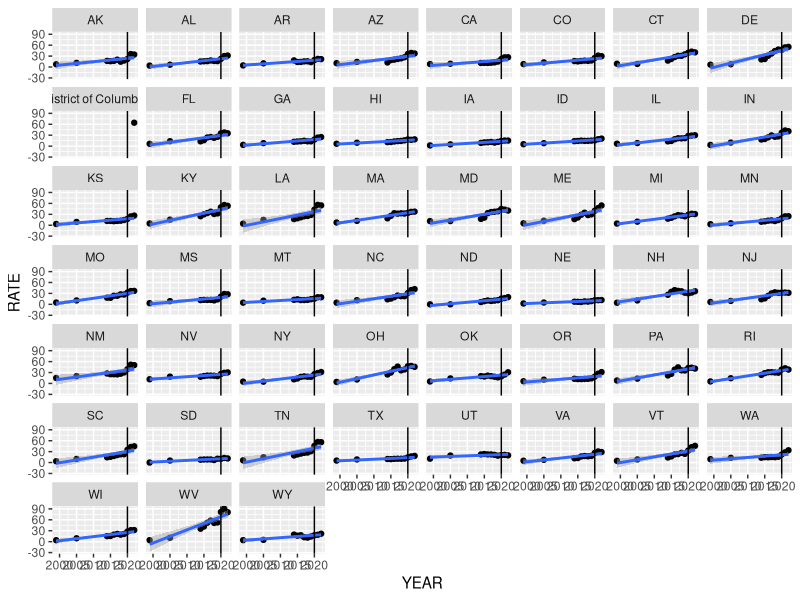

Source code (R):
## ---- chunk 1
library(tidyverse)
library(ggplot2)
## ---- chunk 2
sudors <- read.csv("sudors-data.csv")
cdc <- read.csv('data-table.csv')

## ---- chunk 3

# Define the list of all states
states <- c("Alaska", "Arizona", "Colorado", "Connecticut", "Delaware", "District of Columbia", "Georgia", 
            "Hawaii", "Iowa", "Kansas", "Kentucky", "Maine", "Maryland", "Massachusetts", "Michigan", 
            "Minnesota", "Montana", "Nebraska", "Nevada", "New Hampshire", "New Jersey", "New Mexico", 
            "North Carolina", "Ohio", "Oklahoma", "Oregon", "Pennsylvania", "Rhode Island", "Tennessee", 
            "Utah", "Vermont", "Virginia", "West Virginia")

# POLICY 1
treatment_states <- c("Colorado", "Connecticut", "Delaware", "Georgia", "Hawaii", "Maine", "Maryland", "Montana", "Nevada", "New Hampshire", "New Jersey", "New Mexico", "Ohio", "Oregon", "Tennessee", "Vermont", "Virginia", "West Virginia")

# Create a data frame with a 1 for treatment states and 0 for others
sudors_policy1 <- data.frame(
  Jurisdiction = states,
  strat1 = ifelse(states %in% treatment_states, 1, 0)
)

sudors_policy1 <- merge(sudors_policy1, sudors, by="Jurisdiction")

## ---- chunk 4

# Define the list of all states
states <- c("AL", "AK", "AZ", "AR", "CA", "CO", "CT", "DE", "FL", "GA", "HI", "ID", "IL", "IN", "IA", "KS", "KY", "LA", "ME", "MD", "MA", "MI", "MN", "MS", "MO", "MT", "NE", "NV", "NH", "NJ", "NM", "NY", "NC", "ND", "OH", "OK", "OR", "PA", "RI", "SC", "SD", "TN", "TX", "UT", "VT", "VA", "WA", "WV", "WI", "WY")

# POLICY 1
treatment_states <- c("ME", "VT", "NH", "CT", "NJ", "DE", "MD", "DC", "MD", "VA", "WV", "OH", "IN", "IL", "VA", "TN", "GA", "FL", "MO", "LA", "AR", "MT", "SD", "CO", "NM", "CA", "NV", "OR")

# Create a data frame with a 1 for treatment states and 0 for others
nchs_policy1 <- data.frame(
  STATE = states,
  strat1 = ifelse(states %in% treatment_states, 1, 0)
)

nchs_policy1 <- merge(nchs_policy1, cdc, by="STATE")
## ---- chunk 5

# Define the list of all states
states <- c("Alaska", "Arizona", "Colorado", "Connecticut", "Delaware", "District of Columbia", "Georgia", 
            "Hawaii", "Iowa", "Kansas", "Kentucky", "Maine", "Maryland", "Massachusetts", "Michigan", 
            "Minnesota", "Montana", "Nebraska", "Nevada", "New Hampshire", "New Jersey", "New Mexico", 
            "North Carolina", "Ohio", "Oklahoma", "Oregon", "Pennsylvania", "Rhode Island", "Tennessee", 
            "Utah", "Vermont", "Virginia", "West Virginia")

# Define the states requiring access to medication for addiction treatment (purple states)
treatment_states <- c("Alaska", "Nevada", "Utah", "Colorado", "New Mexico", "Ohio", "Pennsylvania", 
                      "New York", "New Jersey", "Connecticut", "Delaware", "Maryland", "Massachusetts", 
                      "Rhode Island", "Vermont", "New Hampshire")

# Create a data frame with a 1 for treatment states and 0 for others
sudors_policy2 <- data.frame(
  Jurisdiction = states,
  strat4 = ifelse(states %in% treatment_states, 1, 0)
)

sudors_policy2 <- merge(sudors_policy2, sudors, by="Jurisdiction")

## ---- chunk 6
# Define the list of all states
states <- c("AL", "AK", "AZ", "AR", "CA", "CO", "CT", "DE", "FL", "GA", "HI", "ID", "IL", "IN", "IA", "KS", "KY", "LA", "ME", "MD", "MA", "MI", "MN", "MS", "MO", "MT", "NE", "NV", "NH", "NJ", "NM", "NY", "NC", "ND", "OH", "OK", "OR", "PA", "RI", "SC", "SD", "TN", "TX", "UT", "VT", "VA", "WA", "WV", "WI", "WY")

decrim_states <- c("AK", "CA", "AZ", "NM", "CO", "TX", "NE", "SD", "IA", "WI", "IL", "TN", "WV", "GA", "FL", "SC", "NH")

cdc_policy <- data.frame(
  STATE = states,
  stratdecrim = ifelse(states %in% decrim_states, 1, 0)
)

# Merge with previous data frame sudors
cdc_policy <- merge(cdc_policy, cdc, by = "STATE")

## ---- chunk 7
# Define the list of all states
states <- c("Alaska", "Arizona", "Colorado", "Connecticut", "Delaware", "District of Columbia", "Georgia", 
            "Hawaii", "Iowa", "Kansas", "Kentucky", "Maine", "Maryland", "Massachusetts", "Michigan", 
            "Minnesota", "Montana", "Nebraska", "Nevada", "New Hampshire", "New Jersey", "New Mexico", 
            "North Carolina", "Ohio", "Oklahoma", "Oregon", "Pennsylvania", "Rhode Island", "Tennessee", 
            "Utah", "Vermont", "Virginia", "West Virginia")

naloxone_states <- c("Oregon", "Kansas", "Texas", "Kentucky", "Maryland", "New York", "Vermont", "New Hampshire", "Massachusetts", "Rhode Island", "Maine")

# Create a data frame with a 1 for naloxone states and 0 for others
sudors_policy3 <- data.frame(
  Jurisdiction = states,
  stratdecrim = ifelse(states %in% naloxone_states, 1, 0)
)

# Merge with previous data frame sudors
sudors_policy3 <- merge(sudors_policy3, sudors, by = "Jurisdiction")

## ---- chunk 8
support <- sudors_policy1 %>%
  filter(strat1 == 1)

no_support <- sudors_policy1 %>%
  filter(strat1 == 0)

test <- t.test(support$alldrug_rate, no_support$alldrug_rate, alternative = 'less')
test
## ---- chunk 9
support <- nchs_policy1 %>%
  filter(strat1 == 1)

no_support <- nchs_policy1 %>%
  filter(strat1 == 0)

test <- t.test(support$RATE, no_support$RATE, alternative = 'less')
test
## ---- chunk 10
#support <- sudors_policy1 %>%
  #filter(strat1 == 1)

#no_support <- sudors_policy1 %>%
 # filter(strat1 == 0)

#test <- t.test(support$RATE, no_support$RATE, alternative = 'less')
#test
## ---- chunk 11

support <- sudors_policy2 %>%
  filter(strat4 == 1)

no_support <- sudors_policy2 %>%
  filter(strat4 == 0)

test <- t.test(support$age_15_24_rate, no_support$age_15_24_rate, alternative = 'less')
test
## ---- chunk 12

support <- sudors_policy3 %>%
  filter(stratdecrim == 1)

no_support <- sudors_policy3 %>%
  filter(stratdecrim == 0)

test <- t.test(support$age_15_24_rate, no_support$age_15_24_rate, alternative = 'less')
test
## ---- chunk 13
# SIGNIFICANT
cdc_policy$YEAR <- as.numeric(cdc_policy$YEAR)

cdc_2020 <- cdc_policy %>%
  filter(YEAR < 2020)

# Not including until after 2020
coeffs <- cdc_2020 %>%
  group_by(STATE, stratdecrim) %>%
  do({
    model <- lm(RATE ~ YEAR, data = .)
    data.frame(Intercept = coef(model)[1], Slope = coef(model)[2])
  })

coeffs <- coeffs %>%
  arrange(Slope)

print(coeffs)

coeffs_one <- coeffs %>%
  filter(stratdecrim == 1)
  
mean(coeffs_one$Slope)

coeffs_two <- coeffs %>%
  filter(stratdecrim == 0)
  
mean(coeffs_two$Slope, na.rm = TRUE)









# Including after 2020
coeffs <- cdc_policy %>%
  group_by(STATE, stratdecrim) %>%
  do({
    model <- lm(RATE ~ YEAR, data = .)
    data.frame(Intercept = coef(model)[1], Slope = coef(model)[2])
  })

coeffs <- coeffs %>%
  arrange(Slope)

print(coeffs)

coeffs_one <- coeffs %>%
  filter(stratdecrim == 1)
  
mean(coeffs_one$Slope)

coeffs_two <- coeffs %>%
  filter(stratdecrim == 0)
  
mean(coeffs_two$Slope, na.rm = TRUE)

# Pvalue
library(dplyr)

coeffs <- cdc %>%
  group_by(STATE) %>%
  do({
    model <- lm(RATE ~ YEAR, data = .)
    summary_model <- summary(model)
    data.frame(
      Intercept = coef(model)[1],
      Slope = coef(model)[2],
      R_Squared = summary_model$r.squared,
      P_Value = summary_model$coefficients[, 4]  # Extract p-value for Slope
    )
  })

print(coeffs)

ggplot(cdc, aes(YEAR, RATE)) +
  geom_point() + 
  geom_smooth(method='lm') + facet_wrap(~STATE) + geom_vline(xintercept = 2020)


